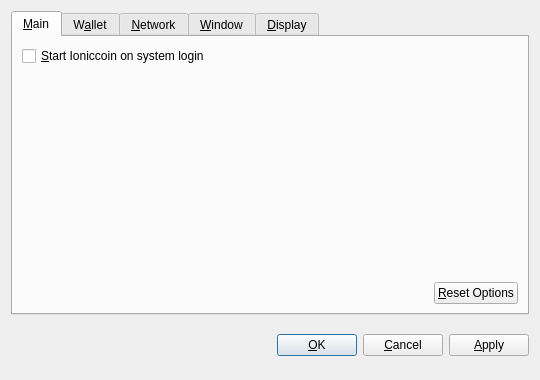
<?xml version="1.0" encoding="UTF-8"?>
<ui version="4.0">
 <class>OptionsDialog</class>
 <widget class="QDialog" name="OptionsDialog">
  <property name="geometry">
   <rect>
    <x>0</x>
    <y>0</y>
    <width>540</width>
    <height>380</height>
   </rect>
  </property>
  <property name="windowTitle">
   <string>Options</string>
  </property>
  <property name="modal">
   <bool>true</bool>
  </property>
  <layout class="QVBoxLayout" name="verticalLayout">
   <item>
    <widget class="QTabWidget" name="tabWidget">
     <property name="tabPosition">
      <enum>QTabWidget::North</enum>
     </property>
     <property name="currentIndex">
      <number>0</number>
     </property>
     <widget class="QWidget" name="tabMain">
      <attribute name="title">
       <string>&amp;Main</string>
      </attribute>
      <layout class="QVBoxLayout" name="verticalLayout_Main">
       <item>
        <widget class="QCheckBox" name="bitcoinAtStartup">
         <property name="toolTip">
          <string>Automatically start Ioniccoin after logging in to the system.</string>
         </property>
         <property name="text">
          <string>&amp;Start Ioniccoin on system login</string>
         </property>
        </widget>
       </item>
       <item>
        <spacer name="verticalSpacer_Main">
         <property name="orientation">
          <enum>Qt::Vertical</enum>
         </property>
         <property name="sizeHint" stdset="0">
          <size>
           <width>20</width>
           <height>40</height>
          </size>
         </property>
        </spacer>
       </item>
       <item>
        <layout class="QHBoxLayout" name="horizontalLayout_2_Main">
         <item>
          <spacer name="horizontalSpacer_2_Main">
           <property name="orientation">
            <enum>Qt::Horizontal</enum>
           </property>
           <property name="sizeHint" stdset="0">
            <size>
             <width>40</width>
             <height>20</height>
            </size>
           </property>
          </spacer>
         </item>
         <item>
          <widget class="QPushButton" name="resetButton">
           <property name="toolTip">
            <string>Reset all client options to default.</string>
           </property>
           <property name="text">
            <string>&amp;Reset Options</string>
           </property>
           <property name="autoDefault">
            <bool>false</bool>
           </property>
          </widget>
         </item>
        </layout>
       </item>
      </layout>
     </widget>
     <widget class="QWidget" name="tabWallet">
      <attribute name="title">
       <string>W&amp;allet</string>
      </attribute>
      <layout class="QVBoxLayout" name="verticalLayout_Network">
       <item>
        <widget class="QLabel" name="transactionFeeInfoLabel">
         <property name="text">
          <string>Optional transaction fee per kB that helps make sure your transactions are processed quickly. Most transactions are 1 kB.</string>
         </property>
         <property name="textFormat">
          <enum>Qt::PlainText</enum>
         </property>
         <property name="wordWrap">
          <bool>true</bool>
         </property>
        </widget>
       </item>
       <item>
        <layout class="QHBoxLayout" name="horizontalLayout_1_Main">
         <item>
          <widget class="QLabel" name="transactionFeeLabel">
           <property name="text">
            <string>Pay transaction &amp;fee</string>
           </property>
           <property name="textFormat">
            <enum>Qt::PlainText</enum>
           </property>
           <property name="buddy">
            <cstring>transactionFee</cstring>
           </property>
          </widget>
         </item>
         <item>
          <widget class="BitcoinAmountField" name="transactionFee"/>
         </item>
         <item>
          <spacer name="horizontalSpacer_1_Main">
           <property name="orientation">
            <enum>Qt::Horizontal</enum>
           </property>
           <property name="sizeHint" stdset="0">
            <size>
             <width>40</width>
             <height>20</height>
            </size>
           </property>
          </spacer>
         </item>
        </layout>
       </item>
       <item>
        <widget class="QLabel" name="label">
         <property name="text">
          <string>If you disable the spending of unconfirmed change, the change from a transaction cannot be used until that transaction has at least one confirmation. This also affects how your balance is computed.</string>
         </property>
         <property name="wordWrap">
          <bool>true</bool>
         </property>
        </widget>
       </item>
       <item>
        <widget class="QCheckBox" name="spendZeroConfChange">
         <property name="text">
          <string>Spend unconfirmed change  (experts only)</string>
         </property>
        </widget>
       </item>
       <item>
        <spacer name="verticalSpacer">
         <property name="orientation">
          <enum>Qt::Vertical</enum>
         </property>
         <property name="sizeHint" stdset="0">
          <size>
           <width>20</width>
           <height>40</height>
          </size>
         </property>
        </spacer>
       </item>
      </layout>
     </widget>
     <widget class="QWidget" name="tabNetwork">
      <attribute name="title">
       <string>&amp;Network</string>
      </attribute>
      <layout class="QVBoxLayout" name="verticalLayout_Network">
       <item>
        <widget class="QCheckBox" name="mapPortUpnp">
         <property name="toolTip">
          <string>Automatically open the Ioniccoin client port on the router. This only works when your router supports UPnP and it is enabled.</string>
         </property>
         <property name="text">
          <string>Map port using &amp;UPnP</string>
         </property>
        </widget>
       </item>
       <item>
        <widget class="QCheckBox" name="connectSocks">
         <property name="toolTip">
          <string>Connect to the Ioniccoin network through a SOCKS proxy (e.g. when connecting through Tor).</string>
         </property>
         <property name="text">
          <string>&amp;Connect through SOCKS proxy:</string>
         </property>
        </widget>
       </item>
       <item>
        <layout class="QHBoxLayout" name="horizontalLayout_Network">
         <item>
          <widget class="QLabel" name="proxyIpLabel">
           <property name="text">
            <string>Proxy &amp;IP:</string>
           </property>
           <property name="textFormat">
            <enum>Qt::PlainText</enum>
           </property>
           <property name="buddy">
            <cstring>proxyIp</cstring>
           </property>
          </widget>
         </item>
         <item>
          <widget class="QValidatedLineEdit" name="proxyIp">
           <property name="maximumSize">
            <size>
             <width>140</width>
             <height>16777215</height>
            </size>
           </property>
           <property name="toolTip">
            <string>IP address of the proxy (e.g. 127.0.0.1)</string>
           </property>
          </widget>
         </item>
         <item>
          <widget class="QLabel" name="proxyPortLabel">
           <property name="text">
            <string>&amp;Port:</string>
           </property>
           <property name="textFormat">
            <enum>Qt::PlainText</enum>
           </property>
           <property name="buddy">
            <cstring>proxyPort</cstring>
           </property>
          </widget>
         </item>
         <item>
          <widget class="QLineEdit" name="proxyPort">
           <property name="maximumSize">
            <size>
             <width>55</width>
             <height>16777215</height>
            </size>
           </property>
           <property name="toolTip">
            <string>Port of the proxy (e.g. 9050)</string>
           </property>
          </widget>
         </item>
         <item>
          <widget class="QLabel" name="socksVersionLabel">
           <property name="text">
            <string>SOCKS &amp;Version:</string>
           </property>
           <property name="textFormat">
            <enum>Qt::PlainText</enum>
           </property>
           <property name="buddy">
            <cstring>socksVersion</cstring>
           </property>
          </widget>
         </item>
         <item>
          <widget class="QValueComboBox" name="socksVersion">
           <property name="toolTip">
            <string>SOCKS version of the proxy (e.g. 5)</string>
           </property>
          </widget>
         </item>
         <item>
          <spacer name="horizontalSpacer_Network">
           <property name="orientation">
            <enum>Qt::Horizontal</enum>
           </property>
           <property name="sizeHint" stdset="0">
            <size>
             <width>40</width>
             <height>20</height>
            </size>
           </property>
          </spacer>
         </item>
        </layout>
       </item>
       <item>
        <spacer name="verticalSpacer_Network">
         <property name="orientation">
          <enum>Qt::Vertical</enum>
         </property>
         <property name="sizeHint" stdset="0">
          <size>
           <width>20</width>
           <height>40</height>
          </size>
         </property>
        </spacer>
       </item>
      </layout>
     </widget>
     <widget class="QWidget" name="tabWindow">
      <attribute name="title">
       <string>&amp;Window</string>
      </attribute>
      <layout class="QVBoxLayout" name="verticalLayout_Window">
       <item>
        <widget class="QCheckBox" name="minimizeToTray">
         <property name="toolTip">
          <string>Show only a tray icon after minimizing the window.</string>
         </property>
         <property name="text">
          <string>&amp;Minimize to the tray instead of the taskbar</string>
         </property>
        </widget>
       </item>
       <item>
        <widget class="QCheckBox" name="minimizeOnClose">
         <property name="toolTip">
          <string>Minimize instead of exit the application when the window is closed. When this option is enabled, the application will be closed only after selecting Quit in the menu.</string>
         </property>
         <property name="text">
          <string>M&amp;inimize on close</string>
         </property>
        </widget>
       </item>
       <item>
        <spacer name="verticalSpacer_Window">
         <property name="orientation">
          <enum>Qt::Vertical</enum>
         </property>
         <property name="sizeHint" stdset="0">
          <size>
           <width>20</width>
           <height>40</height>
          </size>
         </property>
        </spacer>
       </item>
      </layout>
     </widget>
     <widget class="QWidget" name="tabDisplay">
      <attribute name="title">
       <string>&amp;Display</string>
      </attribute>
      <layout class="QVBoxLayout" name="verticalLayout_Display">
       <item>
        <layout class="QHBoxLayout" name="horizontalLayout_1_Display">
         <item>
          <widget class="QLabel" name="langLabel">
           <property name="text">
            <string>User Interface &amp;language:</string>
           </property>
           <property name="textFormat">
            <enum>Qt::PlainText</enum>
           </property>
           <property name="buddy">
            <cstring>lang</cstring>
           </property>
          </widget>
         </item>
         <item>
          <widget class="QValueComboBox" name="lang">
           <property name="toolTip">
            <string>The user interface language can be set here. This setting will take effect after restarting Ioniccoin.</string>
           </property>
          </widget>
         </item>
        </layout>
       </item>
       <item>
        <layout class="QHBoxLayout" name="horizontalLayout_2_Display">
         <item>
          <widget class="QLabel" name="unitLabel">
           <property name="text">
            <string>&amp;Unit to show amounts in:</string>
           </property>
           <property name="textFormat">
            <enum>Qt::PlainText</enum>
           </property>
           <property name="buddy">
            <cstring>unit</cstring>
           </property>
          </widget>
         </item>
         <item>
          <widget class="QValueComboBox" name="unit">
           <property name="toolTip">
            <string>Choose the default subdivision unit to show in the interface and when sending coins.</string>
           </property>
          </widget>
         </item>
        </layout>
       </item>
       <item>
        <widget class="QCheckBox" name="displayAddresses">
         <property name="toolTip">
          <string>Whether to show Ioniccoin addresses in the transaction list or not.</string>
         </property>
         <property name="text">
          <string>&amp;Display addresses in transaction list</string>
         </property>
        </widget>
       </item>
       <item>
        <widget class="QCheckBox" name="coinControlFeatures">
         <property name="toolTip">
          <string>Whether to show coin control features or not.</string>
         </property>
         <property name="text">
          <string>Display coin &amp;control features (experts only!)</string>
         </property>
        </widget>
       </item>
       <item>
        <spacer name="verticalSpacer_Display">
         <property name="orientation">
          <enum>Qt::Vertical</enum>
         </property>
         <property name="sizeHint" stdset="0">
          <size>
           <width>20</width>
           <height>40</height>
          </size>
         </property>
        </spacer>
       </item>
      </layout>
     </widget>
    </widget>
   </item>
   <item>
    <layout class="QHBoxLayout" name="horizontalLayout_Buttons">
     <item>
      <spacer name="horizontalSpacer_1">
       <property name="orientation">
        <enum>Qt::Horizontal</enum>
       </property>
       <property name="sizeHint" stdset="0">
        <size>
         <width>40</width>
         <height>48</height>
        </size>
       </property>
      </spacer>
     </item>
     <item>
      <widget class="QLabel" name="statusLabel">
       <property name="font">
        <font>
         <weight>75</weight>
         <bold>true</bold>
        </font>
       </property>
       <property name="text">
        <string/>
       </property>
       <property name="textFormat">
        <enum>Qt::PlainText</enum>
       </property>
       <property name="wordWrap">
        <bool>true</bool>
       </property>
      </widget>
     </item>
     <item>
      <spacer name="horizontalSpacer_2">
       <property name="orientation">
        <enum>Qt::Horizontal</enum>
       </property>
       <property name="sizeHint" stdset="0">
        <size>
         <width>40</width>
         <height>48</height>
        </size>
       </property>
      </spacer>
     </item>
     <item>
      <widget class="QPushButton" name="okButton">
       <property name="text">
        <string>&amp;OK</string>
       </property>
      </widget>
     </item>
     <item>
      <widget class="QPushButton" name="cancelButton">
       <property name="text">
        <string>&amp;Cancel</string>
       </property>
       <property name="autoDefault">
        <bool>false</bool>
       </property>
      </widget>
     </item>
     <item>
      <widget class="QPushButton" name="applyButton">
       <property name="text">
        <string>&amp;Apply</string>
       </property>
       <property name="autoDefault">
        <bool>false</bool>
       </property>
      </widget>
     </item>
    </layout>
   </item>
  </layout>
 </widget>
 <customwidgets>
  <customwidget>
   <class>BitcoinAmountField</class>
   <extends>QSpinBox</extends>
   <header>bitcoinamountfield.h</header>
  </customwidget>
  <customwidget>
   <class>QValueComboBox</class>
   <extends>QComboBox</extends>
   <header>qvaluecombobox.h</header>
  </customwidget>
  <customwidget>
   <class>QValidatedLineEdit</class>
   <extends>QLineEdit</extends>
   <header>qvalidatedlineedit.h</header>
  </customwidget>
 </customwidgets>
 <resources/>
 <connections/>
</ui>
